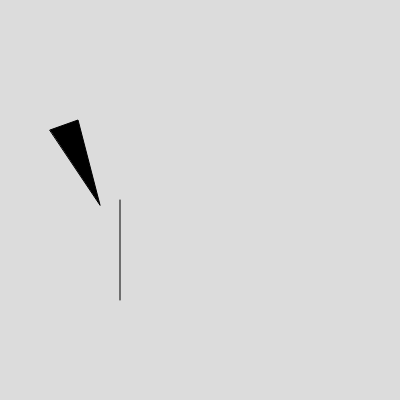
Frame 1 (no input)
Frame 60 (no input): identical to frame 1, image omitted
Frame 120 (the mouse pressed at the canvas centre since frame 60): identical to frame 1, image omitted

The p5.js sketch that drew this single still picture (run headless with seeded random() and noise() and a simulated clock; from frame 60 on, the mouse is pressed at the canvas centre):

// p5.js sketch
// ── sketch.js
// Basic Transformations Sandbox


let originalSpacing = 20;
let x=100;
let xSpeed=5;

function setup() {
  createCanvas(windowWidth, windowHeight);
}

function draw() {
  background(255);
  drawBasicGrid(220);
  push();
  translate(x,60);



  face(0,0);
  
  pop();
  x+=xSpeed;
  if (x<0 ||x<width){
    xSpeed*=-1;
  }

  //transformation one: TRANSLATION
  // push();
  // translate(100,20);
  // rectangleRed(0,0);
  // pop();
  
  // push();
  // translate(mouseX,mouseY);
  // drawBasicGrid(75);
  // rectangleBlue(0,0);
  // pop();

  // rectangleRed(0,0);

  // push();
  // rectMode(CENTER);
  // scale(mouseX/100);
  // translate(100,100);
  // drawBasicGrid(50);
  // rectangleBlue(0,0);
  // pop();




  //transformation two: SCALE




  //transformation three: ROTATION
  //reminder: rotations are measured in radians, not degrees! Functions can help with the conversion...
 


  //Combinations of Transformations

  

}


function face(x, y) {
  //draw a face at x,y
  push();
  translate(x,y);
  ellipseMode(CENTER);
  fill(200,200,0);
  stroke(0);
  ellipse(0,0,80,80);
  fill(90, 140, 30, 220);
  triangle(-20, 20, 20, 20, 0, 30);
  fill(0);
  ellipse(-25,0,10,10);
  ellipse(25,0,10,10);
  strokeWeight(5);
  line(-30,-10,30,-10);
  strokeWeight(1);
  pop();

}

function rectangleRed(x, y) {
  //draw a red rectangle at x,y (sized 50 pixels square) - to visualize what happens to the coordinate system
  //when different basic transformations are applied.
  noStroke();
  fill(255, 0, 0, 150);
  rect(x, y, 50, 50);

}

function rectangleBlue(x, y) {
  //draw a red rectangle at x,y (sized 50 pixels square) - to visualize what happens to the coordinate system
  //when different basic transformations are applied.
  noStroke();
  fill(0, 0, 255, 150);
  rect(x, y, 50, 50);

}

function drawBasicGrid(shade) {
  //draw the normal cartesian Coordinate Grid, in a light color. Spaced at 20 px by default
  stroke(shade);
  for (let x = 0; x < width; x += 20) {
    line(x, 0, x, height);
  }
  for (let y = 0; y < height; y += 20) {
    line(0, y, width, y);
  }
}
function setup() {
  createCanvas(400, 400);
}

function draw() {
  background(220);
	face(20,100);
}
function face(x, y) {
  //draw a face at x,y
  push();
  translate(x,y);
  ellipseMode(CENTER);
  fill(0);
  stroke(0);
  line(100,100,100,200);
	triangle(30, 30, 58, 20, 80, 105);
  pop();

}
